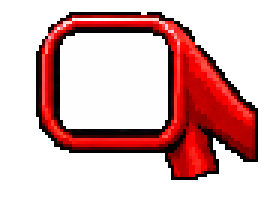
#> input picture tools/ref/f40_old_mirror.png, 90 x 66 px (shown 3 times larger)
$ python scenery_sprite.py f40_old_mirror.png f40_old_mirror.png 1.0
#> lines starting #> are read from the running program, lines starting #| are printed output that depends on the picture
"""Objeto do cenário desenhado pelo Victor no gerador (pixel art ampliada sobre magenta #FF00FF) virando
o sprite nativo do jogo (src/assets/scenery/<tipo>.png): acha a grade da arte (período e fase dos blocos
pelas bordas, em x e em y), pega a cor do miolo de cada bloco, o magenta vira transparente e o desenho é
recortado justo. O jogo (sprites.ts) desenha a imagem no lugar do desenho vetorial, na mesma base.
Uso: python3 tools/ref/scenery_sprite.py <arte.png> <saida.png> [bloco]  (bloco: força o tamanho do pixel da arte quando a detecção erra)
"""
import os
import sys

import cv2
import numpy as np
from PIL import Image

sys.path.insert(0, os.path.dirname(__file__))
from regrid import period_phase  # noqa: E402


def main():
    src, out = sys.argv[1], sys.argv[2]
    a = np.array(Image.open(src).convert('RGB')).astype(int)
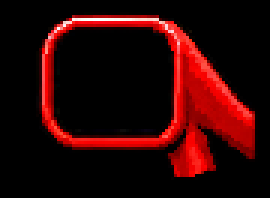
#> a: shape (66, 90, 3) int64 (shown 3 times larger); mean R, G, B 45.3, 4.6, 4.2
    mag = (a[..., 0] > 170) & (a[..., 1] < 110) & (a[..., 2] > 170)
#> mag: shape (66, 90) bool; every value is 0
    ys, xs = np.where(~mag)
#> ys = 5940 values from 0 to 65; xs = 5940 values, max 89 at index 89, min 0 at index 0, mean 44.5
    y0, y1, x0, x1 = ys.min(), ys.max() + 1, xs.min(), xs.max() + 1
#> y0 = 0; y1 = 66; x0 = 0; x1 = 90
    g = cv2.cvtColor(a.astype(np.uint8), cv2.COLOR_RGB2GRAY).astype(float)
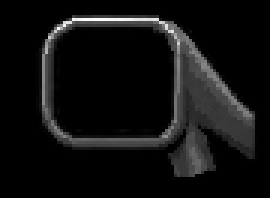
#> g: shape (66, 90) float64 (shown 3 times larger); min 0, max 254, mean 16.7
    sub = g[y0:y1, x0:x1]
    ex = np.abs(np.diff(sub, axis=1)).sum(0)
#> ex = 89 values, max 2874 at index 57, min 0 at index 0, mean 362.2
    if len(sys.argv) > 3:
        p = float(sys.argv[3])
        k = np.arange(len(ex)); exc = ex - ex.mean()
#> after `k = np.arange(len(ex))`: k = 89 values from 0 to 88
#> after `exc = ex - ex.mean()`: exc = 89 values, max 2511.8 at index 57, min -362.2 at index 0, mean 7.66e-15
        phx = (-np.angle((exc * np.exp(2j * np.pi * k / p)).sum()) / (2 * np.pi) * p) % p
#> phx = 0.746
    else:
        p, phx = period_phase(ex, 8, 34)
    ey = np.abs(np.diff(sub, axis=0)).sum(1)
#> ey = 65 values, max 5944 at index 6, min 0 at index 0, mean 605.1
    ey = ey - ey.mean()
#> ey = 65 values, max 5338.9 at index 6, min -605.1 at index 0, mean 3.85e-14
    k = np.arange(len(ey))
#> k = 65 values from 0 to 64
    phy = (-np.angle((ey * np.exp(2j * np.pi * k / p)).sum()) / (2 * np.pi) * p) % p
#> phy = 0.755
    cols = np.arange(x0 + phx + p / 2 - p, x1 + p, p)
#> cols = 91 values from 0.246 to 90.25
    rows = np.arange(y0 + phy + p / 2 - p, y1 + p, p)
#> rows = 67 values from 0.255 to 66.25
    r = max(1, int(p * 0.2))
    o = np.zeros((len(rows), len(cols), 4), np.uint8)
    for j, cy in enumerate(rows):
        for i, cx in enumerate(cols):
            yy, xx = int(round(cy)), int(round(cx))
            if yy < 0 or xx < 0 or yy >= a.shape[0] or xx >= a.shape[1]:
                continue
            blk = a[max(0, yy - r):yy + r + 1, max(0, xx - r):xx + r + 1].reshape(-1, 3)
            m = mag[max(0, yy - r):yy + r + 1, max(0, xx - r):xx + r + 1].reshape(-1)
            if m.mean() > 0.5:
                continue
            o[j, i] = [*np.median(blk[~m], axis=0).astype(np.uint8), 255]
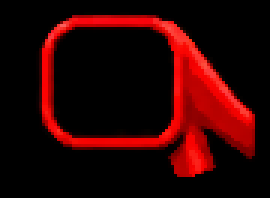
#> o: shape (67, 91, 4) (shown 3 times larger); mean R, G, B, A 44, 1.9, 1.6, 248.4; transparent parts drawn white
    al = o[..., 3] > 0
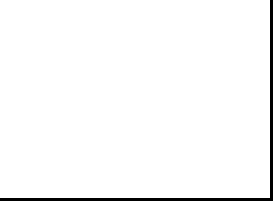
#> al: shape (67, 91) bool (shown 3 times larger); 97.4% white; black in thin lines or dots
    yy, xx = np.where(al)
#> yy = 5940 values from 0 to 65; xx has the same summary as xs
    o = o[yy.min():yy.max() + 1, xx.min():xx.max() + 1]
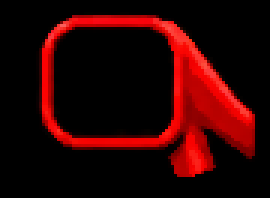
#> o: shape (66, 90, 4) (shown 3 times larger); mean R, G, B, A 45.2, 1.9, 1.7, 255
    Image.fromarray(o).save(out, optimize=True)
    print(out, o.shape[1], 'x', o.shape[0], 'bloco', round(p, 2))
#| f40_old_mirror.png 90 x 66 bloco 1.0


if __name__ == '__main__':
    main()
